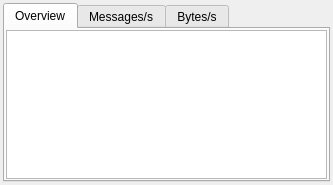
<?xml version="1.0" encoding="UTF-8"?>
<ui version="4.0">
 <class>Form</class>
 <widget class="QWidget" name="Form">
  <property name="geometry">
   <rect>
    <x>0</x>
    <y>0</y>
    <width>333</width>
    <height>185</height>
   </rect>
  </property>
  <property name="windowTitle">
   <string>Form</string>
  </property>
  <layout class="QGridLayout" name="gridLayout">
   <property name="leftMargin">
    <number>3</number>
   </property>
   <property name="topMargin">
    <number>3</number>
   </property>
   <property name="rightMargin">
    <number>3</number>
   </property>
   <property name="bottomMargin">
    <number>3</number>
   </property>
   <item row="0" column="0">
    <widget class="QTabWidget" name="Overview">
     <property name="currentIndex">
      <number>0</number>
     </property>
     <widget class="QWidget" name="tab">
      <attribute name="title">
       <string>Overview</string>
      </attribute>
      <layout class="QGridLayout" name="gridLayout_4">
       <property name="leftMargin">
        <number>1</number>
       </property>
       <property name="topMargin">
        <number>1</number>
       </property>
       <property name="rightMargin">
        <number>1</number>
       </property>
       <property name="bottomMargin">
        <number>1</number>
       </property>
       <item row="0" column="0">
        <widget class="QTextBrowser" name="textBrowserOverview"/>
       </item>
      </layout>
     </widget>
     <widget class="QWidget" name="tabTimeline">
      <attribute name="title">
       <string>Messages/s</string>
      </attribute>
      <layout class="QGridLayout" name="gridLayout_2">
       <property name="leftMargin">
        <number>1</number>
       </property>
       <property name="topMargin">
        <number>1</number>
       </property>
       <property name="rightMargin">
        <number>1</number>
       </property>
       <property name="bottomMargin">
        <number>1</number>
       </property>
      </layout>
     </widget>
     <widget class="QWidget" name="tabBandwidth">
      <attribute name="title">
       <string>Bytes/s</string>
      </attribute>
      <layout class="QGridLayout" name="gridLayout_3">
       <property name="leftMargin">
        <number>1</number>
       </property>
       <property name="topMargin">
        <number>1</number>
       </property>
       <property name="rightMargin">
        <number>1</number>
       </property>
       <property name="bottomMargin">
        <number>1</number>
       </property>
      </layout>
     </widget>
    </widget>
   </item>
  </layout>
 </widget>
 <resources/>
 <connections/>
</ui>
